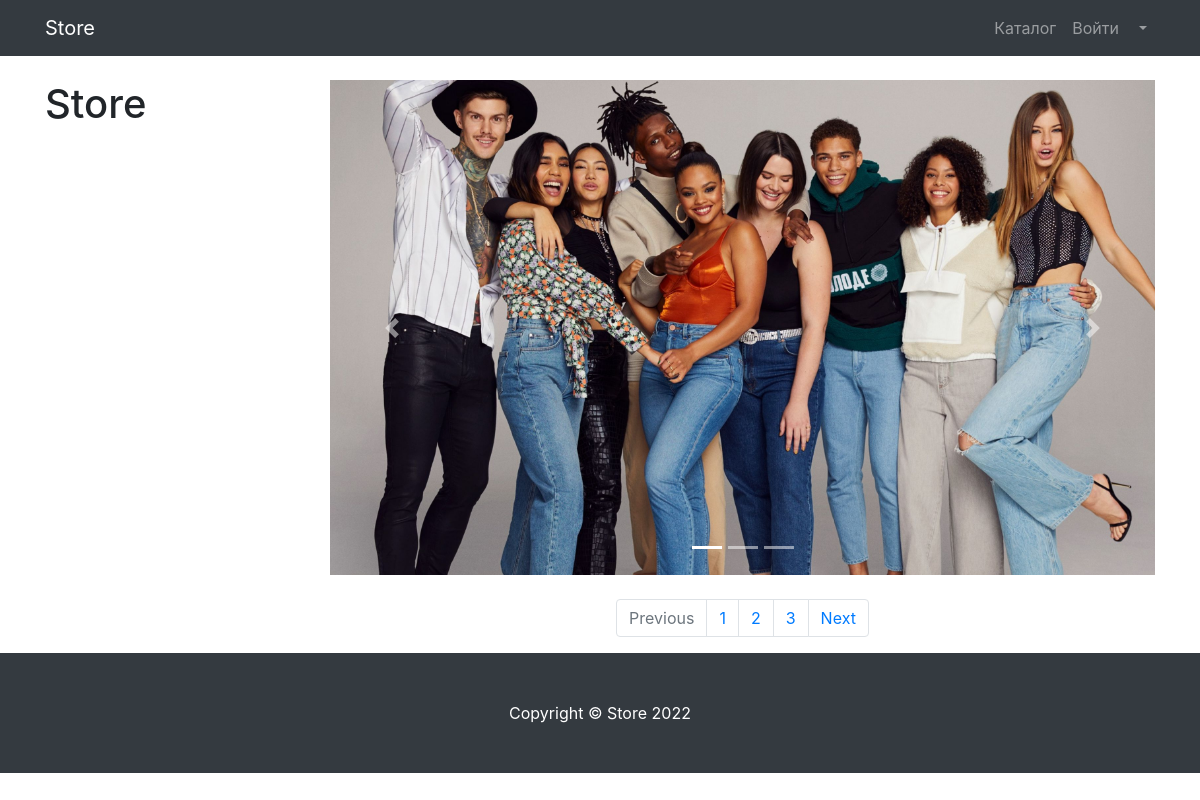
The app's page /products/, older data.
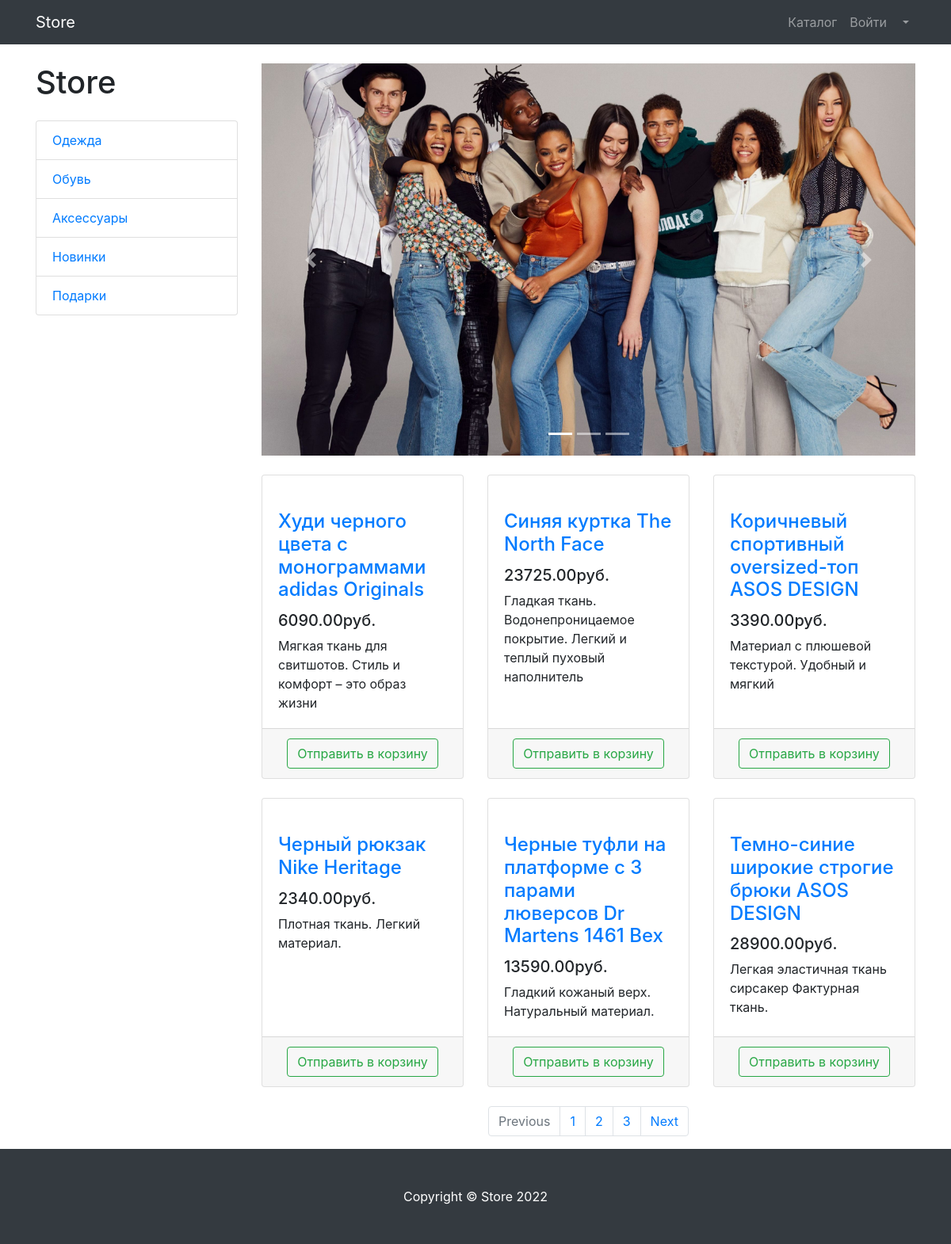
The same page, newer data.
### products/models.py (models this page shows, shortened)
class ProductCategory(models.Model):
    name = models.CharField(max_length=128, unique=True)
    description = models.TextField(null=True, blank=True)

class Product(models.Model):
    name = models.CharField(max_length=128)
    description = models.TextField()
    price = models.DecimalField(max_digits=8, decimal_places=2)
    quantity = models.PositiveIntegerField(default=0)
    image = models.ImageField(upload_to='products_images')
    category = models.ForeignKey(to=ProductCategory, on_delete=models.CASCADE)

### products/views.py (the view)
# urls.py: path('', products, name='index'),
def products(request):
    context: dict = {
        'title': 'Магазин одежды каталог',
        'products': Product.objects.all(),
        'categories': ProductCategory.objects.all(),
    }
    return render(
        request=request,
        template_name='products/products.html',
        context=context,
    )

### products/templates/products/products.html (shortened to what this page needs)
{% extends 'products/base.html' %}
{% load static %}
{% block css %}
    <link href="{% static 'vendor/css/products.css' %}" rel="stylesheet">
{% endblock %}
{% block content %}
    <div class="container">
        <div class="row">
            <div class="col-lg-3">
                <h1 class="my-4">Store</h1>
                <div class="list-group">
                    {% for category in categories %}
                        <a href="#" class="list-group-item">{{ category.name }}</a>
                    {% endfor %}
                </div>
            </div>
            <div class="col-lg-9">
                <div id="carouselExampleIndicators" class="carousel slide my-4" data-ride="carousel">
                    <ol class="carousel-indicators">
                        <li data-target="#carouselExampleIndicators" data-slide-to="0" class="active"></li>
                        <li data-target="#carouselExampleIndicators" data-slide-to="1"></li>
                        <li data-target="#carouselExampleIndicators" data-slide-to="2"></li>
                    </ol>
                    <div class="carousel-inner" role="listbox">
                        <div class="carousel-item active">
                            <img class="d-block img-fluid" src="/static/vendor/img/slides/slide-1.jpg"
                                 alt="First slide">
                        </div>
                    </div>
                    <a class="carousel-control-prev" href="#carouselExampleIndicators" role="button" data-slide="prev">
                        <span class="carousel-control-prev-icon" aria-hidden="true"></span>
                    </a>
                    <a class="carousel-control-next" href="#carouselExampleIndicators" role="button" data-slide="next">
                        <span class="carousel-control-next-icon" aria-hidden="true"></span>
                    </a>
                </div>
                <div class="row">
                    {% for product in products %}
                        <div class="col-lg-4 col-md-6 mb-4">
                            <div class="card h-100">
                                <a href="#">
                                </a>
                                <div class="card-body">
                                    <h4 class="card-title">
                                        <a href="#">{{ product.name }}</a>
                                    </h4>
                                    <h5>{{ product.price }}руб.</h5>
                                    <p class="card-text">{{ product.description }}</p>
                                </div>
                                <div class="card-footer text-center">
                                    <button type="button" class="btn btn-outline-success">Отправить в корзину</button>
                                </div>
                            </div>
                        </div>
                    {% endfor %}
                </div>
                <nav aria-label="Page navigation example">
                    <ul class="pagination justify-content-center">
                        <li class="page-item disabled">
                            <a class="page-link" href="#" tabindex="-1" aria-disabled="true">Previous</a>
                        </li>
                        <li class="page-item"><a class="page-link" href="#">1</a></li>
                        <li class="page-item"><a class="page-link" href="#">2</a></li>
                        <li class="page-item"><a class="page-link" href="#">3</a></li>
                        <li class="page-item">
                            <a class="page-link" href="#">Next</a>
                        </li>
                    </ul>
                </nav>
            </div>
        </div>
    </div>
{% endblock %}
{% block footer %}
    <footer class="py-5 bg-dark">
        <div class="container">
            <p class="m-0 text-center text-white">Copyright &copy; Store 2022</p>
        </div>
    </footer>
{% endblock %}

Row changes from the older to the newer data that the page shows:
added ProductCategory: name "Одежда"
added ProductCategory: name "Обувь"
added ProductCategory: name "Аксессуары"
added ProductCategory: name "Новинки"
added ProductCategory: name "Подарки"
added Product: name "Худи черного цвета с монограммами adidas Originals", price "6090.00", description "Мягкая ткань для свитшотов. Стиль и комфорт – это образ жизни"
added Product: name "Синяя куртка The North Face", price "23725.00", description "Гладкая ткань. Водонепроницаемое покрытие. Легкий и теплый пуховый наполнитель"
added Product: name "Коричневый спортивный oversized-топ ASOS DESIGN", price "3390.00", description "Материал с плюшевой текстурой. Удобный и мягкий"
added Product: name "Черный рюкзак Nike Heritage", price "2340.00", description "Плотная ткань. Легкий материал."
added Product: name "Черные туфли на платформе с 3 парами люверсов Dr Martens 1461 Bex", price "13590.00", description "Гладкий кожаный верх. Натуральный материал."
added Product: name "Темно-синие широкие строгие брюки ASOS DESIGN", price "28900.00", description "Легкая эластичная ткань сирсакер Фактурная ткань."
